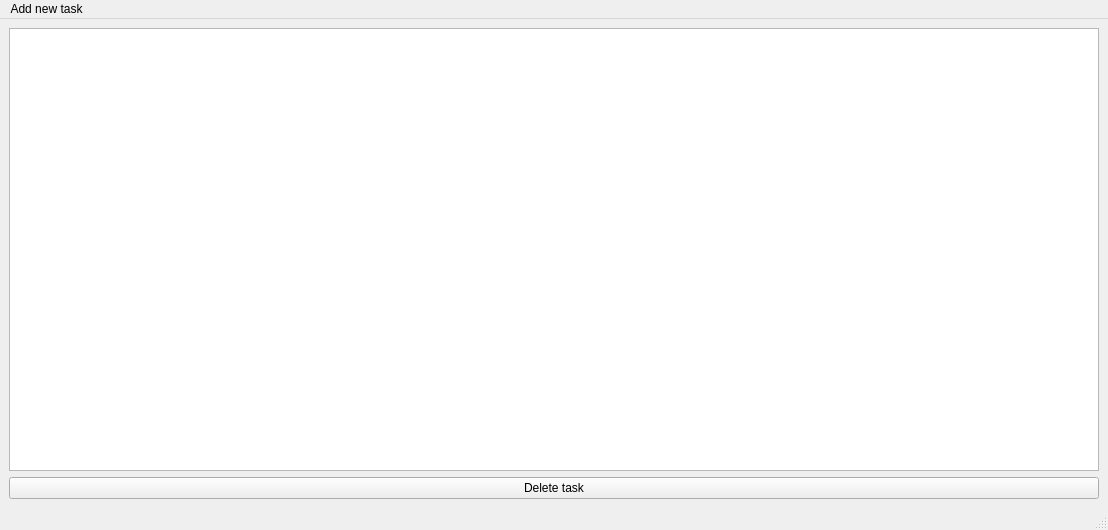
<?xml version="1.0" encoding="UTF-8"?>
<ui version="4.0">
 <class>MyWowApp</class>
 <widget class="QMainWindow" name="MyWowApp">
  <property name="geometry">
   <rect>
    <x>0</x>
    <y>0</y>
    <width>1108</width>
    <height>530</height>
   </rect>
  </property>
  <property name="windowTitle">
   <string>MyWowApp</string>
  </property>
  <widget class="QWidget" name="centralwidget">
   <layout class="QVBoxLayout" name="verticalLayout">
    <item>
     <layout class="QHBoxLayout" name="horizontalLayout">
      <item>
       <widget class="QListWidget" name="listWidget"/>
      </item>
     </layout>
    </item>
    <item>
     <widget class="QPushButton" name="deleteTaskButton">
      <property name="text">
       <string>Delete task</string>
      </property>
     </widget>
    </item>
   </layout>
  </widget>
  <widget class="QMenuBar" name="menubar">
   <property name="geometry">
    <rect>
     <x>0</x>
     <y>0</y>
     <width>1108</width>
     <height>26</height>
    </rect>
   </property>
   <widget class="QMenu" name="menuAdd_new_task">
    <property name="title">
     <string>Add new task</string>
    </property>
   </widget>
   <addaction name="menuAdd_new_task"/>
  </widget>
  <widget class="QStatusBar" name="statusbar"/>
 </widget>
 <resources/>
 <connections/>
</ui>
